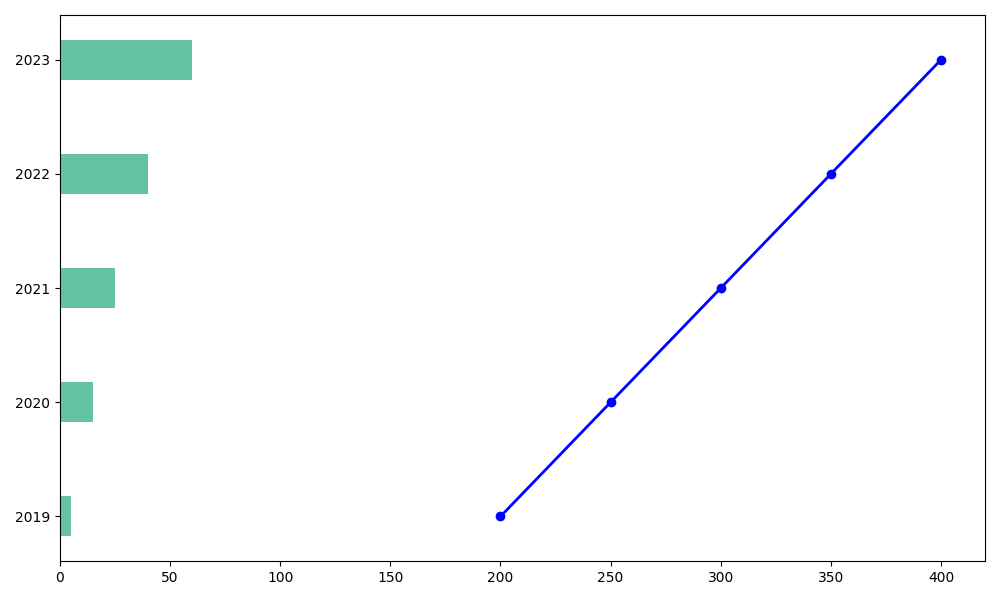

Write Python code to recreate this figure.
import matplotlib.pyplot as plt
import numpy as np

years = np.array([2019, 2020, 2021, 2022, 2023])
gardens_created = np.array([5, 15, 25, 40, 60])
average_area = np.array([200, 250, 300, 350, 400])

fig, ax1 = plt.subplots(figsize=(10, 6))

bar_width = 0.35
ax1.barh(years, gardens_created, bar_width, color='#66c2a5', label='Gardens Created')
ax1.plot(average_area, years, color='blue', marker='o', linestyle='-', lw=2, markerfacecolor='blue', label='Average Area')

ax1.set_yticks(years)
ax1.set_yticklabels(years)

plt.tight_layout()
plt.show()
